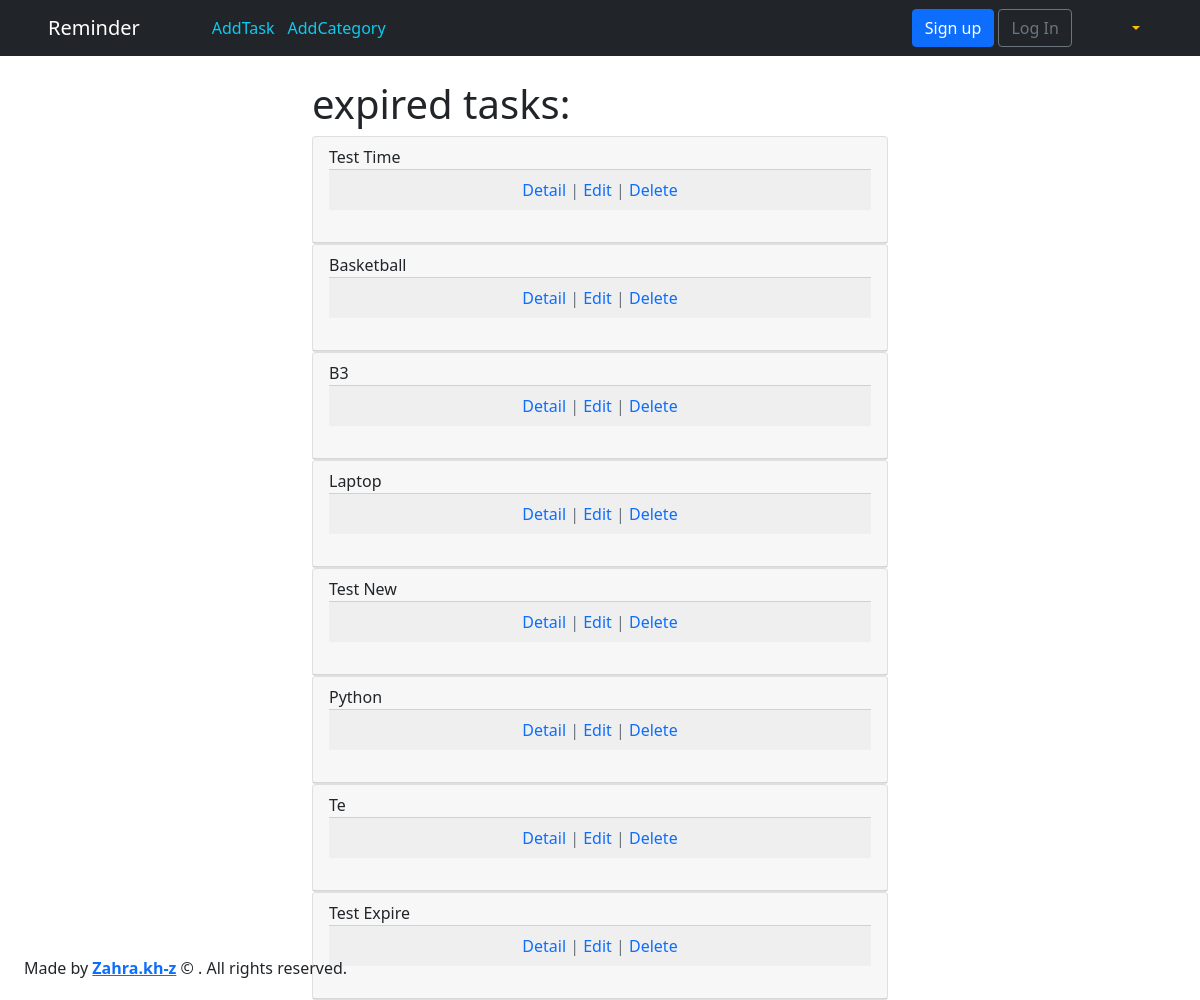
The app's page /task_expire/, older data.
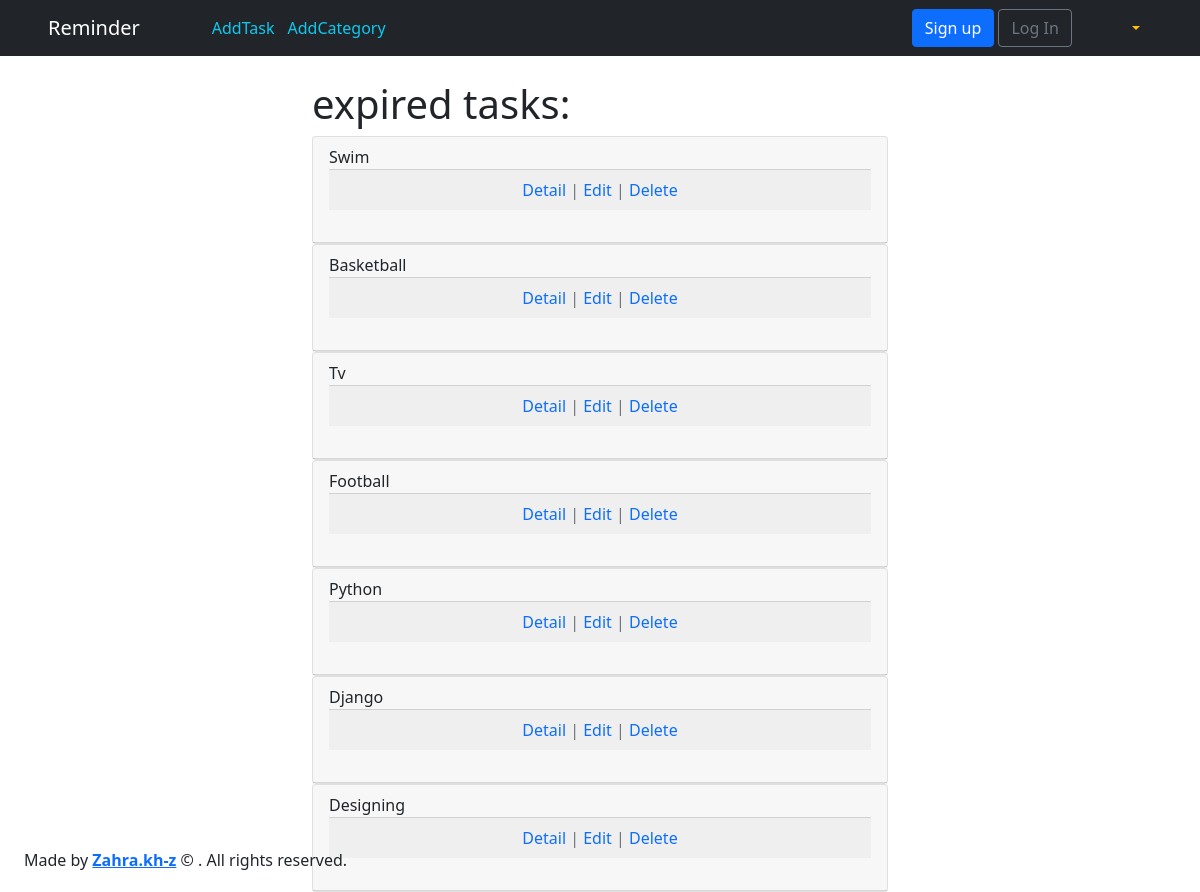
The same page, newer data.
### todo/models.py (models this page shows, shortened)
class Task(models.Model):
    PRIORITY_TASK = [
        (0, 'بی اهمیت'),
        (1, 'کم اهمیت'),
        (2, 'توجه'),
        (3, 'قابل توجه'),
        (4, 'مهم'),
        (5, 'ضروری'),
    ]
    ENABLE = "enable"
    STATUS_TASK = [
        ('disable', 'غیرفعال'),
        (ENABLE, 'فعال'),
        ('doing', 'در حال انجام'),
        ('done', 'انجام شده'),
        ('expire', 'منقضی'),
        ('archive', 'ارشیو'),
    ]
    title = models.CharField(max_length=250)
    description = models.TextField()
    category = models.ForeignKey(Category, default="general", on_delete=models.CASCADE, related_name='ITEM')
    priority = models.IntegerField(choices=PRIORITY_TASK, default=4)
    expire_date = models.DateTimeField(blank=True, null=True, default=timezone.now)
    objects = TodoManager()
    picture = models.ImageField(default='TASK_4_Safe.png', upload_to='picture/')
    today = models.DateTimeField(auto_now=True)
    status = models.CharField(max_length=10, choices=STATUS_TASK, default=ENABLE)
    created_at = models.DateTimeField(auto_now_add=True)
    updated_at = models.DateTimeField(auto_now=True)
    class Meta:
        ordering = ["-expire_date"]  # ordering by the expire_date field
    def get_absolute_url(self):
        return reverse('task_detail', args=[str(self.id)])

### todo/views.py (the view)
# urls.py: path('task_expire/', show_expire, name='show_expire'),
def show_expire(request):
    tasks_expire_list = Task.objects.task_expired()
    context = {"tasks_expire_list": tasks_expire_list}
    return render(request, 'task_expire.html', context)

### todo/models.py (called while the page is built)
    def task_expired(request):
        now = timezone.now()
        tasks_expire_list = Task.objects.filter(expire_date__lte=now)
        return tasks_expire_list

### templates/task_expire.html
{% extends 'base.html' %}
{% block content %}
     <div class="container" style="width:600px; margin:0 auto;">
        <h1>expired tasks: </h1>
        {% for task in tasks_expire_list %}
            <div class="card " style="max-width: 600px ">
                <div class="card-header">
                    <span class="font-weight-bold"> {{ task.title|title }}</span>
                    <br>
                <div class="card-footer text-center text-muted">
                    <a class="text-decoration-none" href="{{ task.get_absolute_url }}">Detail</a> |
                     <a class="text-decoration-none" href="{% url 'task_edit' task.pk %}">Edit</a> |
                    <a class="text-decoration-none" href="{% url 'task_delete' task.pk %}">Delete</a>
                </div>
                <br>
                </div>
            </div>
        {% endfor %}
     </div>
{% endblock %}

Row changes from the older to the newer data that the page shows:
no longer on this page (row edited): Task: title "Laptop"
changed Task: title "Test Time" → "Swim"
changed Task (number 3 of 7 on the later page): title "B3" → "Tv"
changed Task: title "Test New" → "Football"
changed Task: title "Te" → "Django"
changed Task: title "Test Expire" → "Designing"
